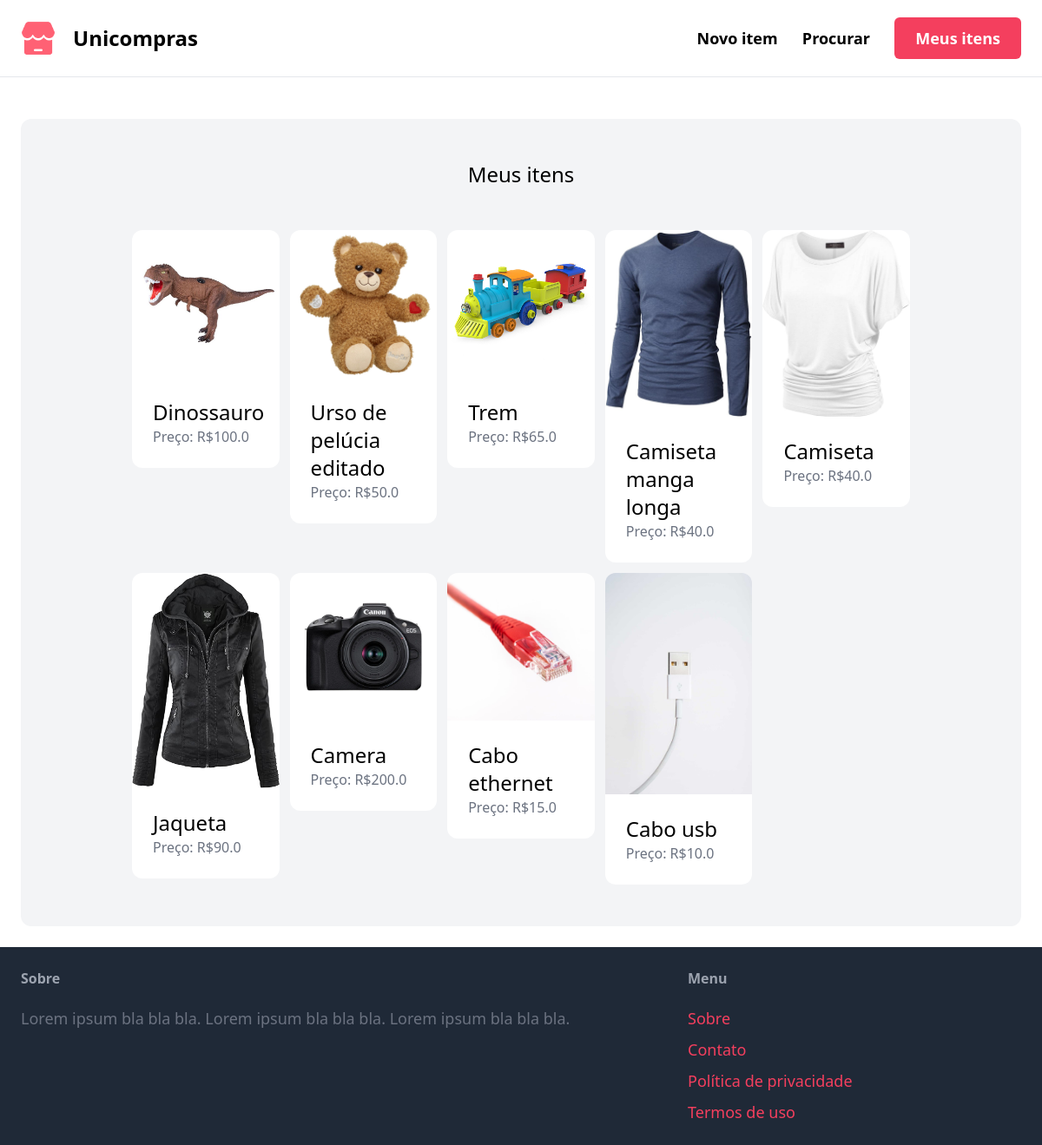
Page /dashboard/ (signed in) on the earlier database version.
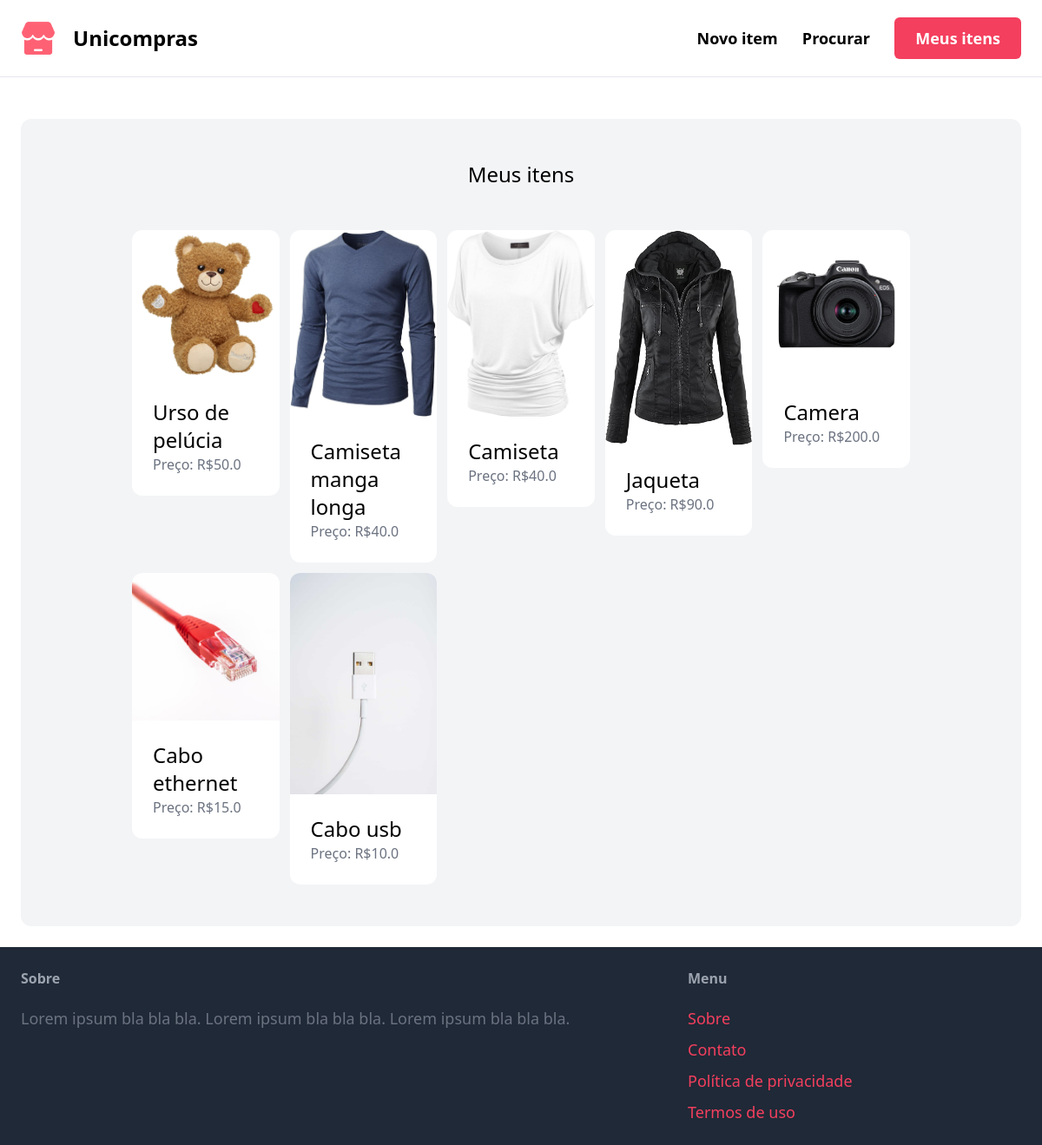
Same page on the later database version.
### item/models.py (models this page shows, shortened)
class Item(models.Model):
    category = models.ForeignKey(
        Category, related_name='items', on_delete=models.CASCADE)
    name = models.CharField(max_length=255)
    description = models.TextField(blank=True, null=True)
    price = models.FloatField()
    image = models.ImageField(upload_to='item_images', blank=True, null=True)
    is_sold = models.BooleanField(default=False)
    created_by = models.ForeignKey(
        User, related_name='items', on_delete=models.CASCADE)
    created_at = models.DateTimeField(auto_now_add=True)

### dashboard/views.py (the view)
# urls.py: path('', views.index, name='index'),
@login_required
def index(request):
    items = Item.objects.filter(created_by=request.user)
    return render(request, 'dashboard/index.html', {
        'items': items,
    })

### dashboard/templates/dashboard/index.html (shortened to what this page needs)
{% extends 'core/base.html' %}
{% block content %}
    <div class="mt-6 px-32 py-12 bg-gray-100 rounded-xl">
        <h2 class="mb-12 text-2xl text-center">Meus itens</h2>
        <div class="grid grid-cols-5 gap-3">
            {% for item in items %}
                <div>
                    <a href="{% url 'item:detail' item.id %}">
                        <div>
                            <img src="{{ item.image.url }}" class="rounded-t-xl">
                        </div>
                        <div class="p-6 bg-white rounded-b-xl">
                            <h2 class="text-2xl">{{ item.name }}</h2>
                            <p class="text-gray-500">Preço: R${{ item.price }}</p>
                        </div>
                    </a>
                </div>
            {% endfor %}
        </div>
    </div>
{% endblock %}

Differences in the rows shown:
removed Item: image (picture), name "Dinossauro", price "100.0"
removed Item: image (picture), name "Trem", price "65.0"
changed Item: name "Urso de pelúcia editado" → "Urso de pelúcia"
